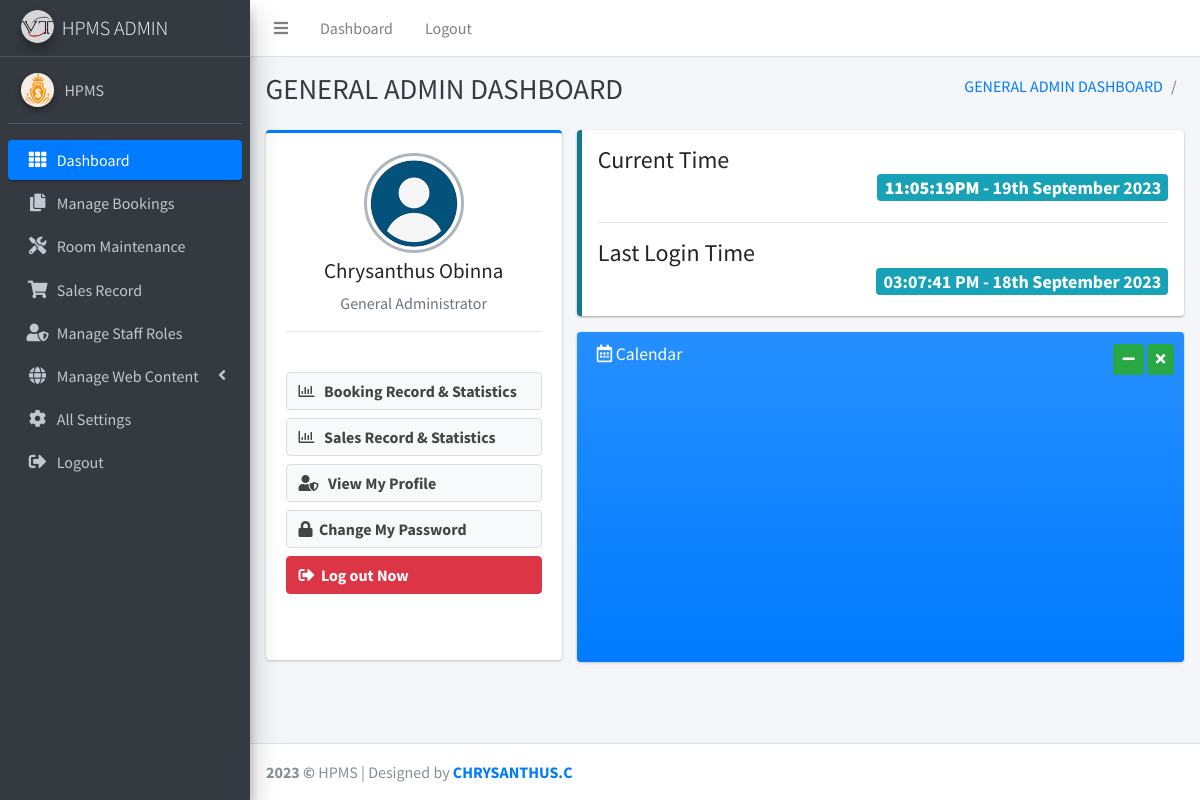
Screenshot of /admin06/index.php (signed in) with the database file from the repository.
### tables this page shows
CREATE TABLE `staff` (
  `id` bigint(50) NOT NULL,
  `email_address` text NOT NULL,
  `password` text NOT NULL,
  `full_name` text NOT NULL,
  `phone_number` text NOT NULL,
  `house_address` text NOT NULL,
  `main_role` text NOT NULL,
  `access_booking_record_statistics` int(11) NOT NULL DEFAULT 0,
  `access_sales_record_statistics` int(11) NOT NULL DEFAULT 0,
  `access_laundry_record_statistics` int(11) NOT NULL DEFAULT 0,
  `access_paystack` int(11) NOT NULL DEFAULT 0,
  `access_communicaton` int(11) NOT NULL DEFAULT 0,
  `access_website_management` int(11) NOT NULL DEFAULT 0,
  `last_online_time` int(11) NOT NULL DEFAULT 0
);

CREATE TABLE `staff_last_login_date` (
  `id` bigint(50) NOT NULL,
  `email_address` text NOT NULL,
  `time_date` text NOT NULL
);

### admin06/user_inc.php (called while the page is built, shortened)
<?php
$logged_user =  $_SESSION['user'];
$query_staff_info=mysqli_fetch_assoc(mysqli_query($con,"SELECT * FROM staff WHERE email_address='$logged_user'"))or die(mysqli_error($con));
  $staff_full_name_x					=			$query_staff_info['full_name'];
  $main_role_x							=			$query_staff_info['main_role'];
?>

### functions.php (called while the page is built, shortened)
<?php
	function clean_output($string)
	{
	$string=stripslashes($string);
	return htmlentities($string);
 	}
?>

### set.php (called while the page is built, shortened)
<?php
	$site_title 					= "HPMS";
?>

### admin06/index.php (the view, shortened to what this page needs)
<?php
include("../set.php");
include("../functions.php");
include("user_inc.php");
		if($main_role_x 				== 			"regular_staff")
		{
			$dept						=			"Regular Staff";
			$header_text_1				=			"REGULAR STAFF DASHBOARD";
			$header_text_2				=			"Regular Staff Dashboard";
			$functional_btn				=			" ";
		}
		elseif($main_role_x 			==			"general_admin")
		{
			$dept						=			"General Administrator";
			$header_text_1				=			"GENERAL ADMIN DASHBOARD";
			$functional_btn				=			" <a href='manage_bookings_record_statistics.php' class='text-left btn btn-default btn-block'>
													<i class='far fa-chart-bar'></i> &nbsp;
													<b>Booking Record & Statistics</b>
													</a>
													<a href='manage_sales_record_statistics.php' class='text-left btn btn-default btn-block'>
													<i class='far fa-chart-bar'></i> &nbsp;
													<b>Sales Record & Statistics</b>
													</a>
													";
		}
$q_staff_last_login_date=mysqli_query($con,"SELECT * FROM staff_last_login_date WHERE email_address ='$_SESSION[user]' ");
$num_rows	=	mysqli_num_rows($q_staff_last_login_date);
	if($num_rows=='1')
	{
	$q_last_login_date=mysqli_fetch_assoc(mysqli_query($con,"SELECT * FROM staff_last_login_date WHERE  email_address='$_SESSION[user]' ORDER BY id DESC LIMIT 1"));
	$time_date						=			clean_output($q_last_login_date['time_date']);
	}
?>
<!DOCTYPE html>
<html>
<head>
  <link rel="stylesheet" href="../_source/plugins/fontawesome-free/css/all.min.css">
  <link rel="stylesheet" href="https://code.ionicframework.com/ionicons/2.0.1/css/ionicons.min.css">
  <link rel="stylesheet" href="../_source/plugins/tempusdominus-bootstrap-4/css/tempusdominus-bootstrap-4.min.css">
  <link rel="stylesheet" href="../_source/plugins/icheck-bootstrap/icheck-bootstrap.min.css">
  <link rel="stylesheet" href="../_source/plugins/jqvmap/jqvmap.min.css">
  <link rel="stylesheet" href="../_source/dist/css/adminlte.min.css">
  <link rel="stylesheet" href="../_source/plugins/overlayScrollbars/css/OverlayScrollbars.min.css">
  <link rel="stylesheet" href="../_source/plugins/daterangepicker/daterangepicker.css">
  <link rel="stylesheet" href="../_source/plugins/summernote/summernote-bs4.css">
<link href="../_source/plugins/jquery-datepicker/jquery-ui.css" rel="stylesheet" type="text/css">
 	 <link rel="stylesheet" href="css-loader-master/dist/css-loader.css">
</head>
<body onload="update_online_presence();  update_active_link(); startTime();" class="hold-transition sidebar-mini layout-fixed layout-navbar-fixed">
<div class="wrapper">
  <nav class="main-header navbar navbar-expand navbar-white navbar-light">
    <ul class="navbar-nav">
      <li class="nav-item">
        <a class="nav-link" data-widget="pushmenu" href="#"><i class="fas fa-bars"></i></a>
      </li>
      <li class="nav-item d-none d-sm-inline-block">
        <a href="index.php" class="nav-link">Dashboard</a>
      </li>
      <li class="nav-item d-none d-sm-inline-block">
        <a href="exit.php" class="nav-link">Logout</a>
      </li>
    </ul>
   </nav>
<?php include("side_bar.php"); ?>
  <div class="content-wrapper">
    <div class="content-header">
      <div class="container-fluid">
        <div class="row mb-2">
          <div class="col-sm-6">
            <h1 class="m-0 text-dark"><?php echo $header_text_1; ?></h1>
          </div>
        <div class="col-sm-6">
            <ol class="breadcrumb float-sm-right">
              <li class="breadcrumb-item"><a href="index.php"><?php echo $header_text_1; ?></a></li>
              <li class="breadcrumb-item active"></li>
            </ol>
          </div>
        </div>
      </div>
    </div>
    <section class="content">
      <div class="container-fluid">
         <div class="row">
         <div class="col-md-4">
            <div class="card card-primary card-outline" style="height:530px;">
              <div class="card-body box-profile">
                <div class="text-center">
                  <img class="profile-user-img img-fluid img-circle"
                       src="../_source/dist/img/user2-160x160.jpg"
                       alt="User profile picture">
                </div>
                <h3 class="profile-username text-center"><?php echo $staff_full_name_x; ?></h3>
                <p class="text-muted text-center"><?php echo $dept; ?></p>
				<hr/>
 <br/>
               <?php echo $functional_btn; ?>
                <a href="#"  data-toggle='modal' data-target='#modal-profile'  class="text-left btn btn-default btn-block">
				<i class="fas fa-user-shield"></i> &nbsp;
				<b>View My Profile</b>
				</a>
                <a href="#"  data-toggle='modal' data-target='#change-password'  class="text-left btn btn-default btn-block">
				<i class="fas fa-lock"></i>&nbsp;
				<b>Change My Password</b></a>
                <a href="logout.php" onclick="if (confirm('Are you Sure you want to Log out Now?')){return true;}else{event.stopPropagation(); event.preventDefault();};"  class="text-left btn btn-danger btn-block">
				<i class="fas fa-sign-out-alt"></i>&nbsp;
				<b>Log out Now</b></a>
              </div>
            </div>
		 </div>
         <div class="col-md-8">
			<div class="callout callout-info">
                <h4> Current Time    <br/><span class="badge bg-info float-right"><b id="txt_time"></b> - <?php echo date('jS F Y',time()); ?> </span></h4>
				<br/> <hr/>
                <h4> Last Login Time  <br/><span class="badge bg-info float-right"><?php echo $time_date; ?></span></h4>
				<br/>
              </div>
            <div class="card bg-gradient-primary" style="height:330px;">
              <div class="card-header border-0">
                <h3 class="card-title">
                  <i class="far fa-calendar-alt"></i>
                  Calendar
                </h3>
                <div class="card-tools">
                  <button type="button" class="btn btn-success btn-sm"  >
                    <i class="fas fa-minus"></i>
                  </button>
                  <button type="button" class="btn btn-success btn-sm" >
                    <i class="fas fa-times"></i>
                  </button>
                </div>
              </div>
              <div class="card-body pt-0">
              </div>
            </div>
		 </div>
		</div>
<br/>
      </div>
    </section>
  </div>
  <footer class="main-footer">
    <strong><script>document.write(new Date().getFullYear());</script> &copy;  </strong>
    <?php echo $site_title; ?>  | Designed by <a href="https://www.linkedin.com/in/chrysanthus-obinna/" target="_blank"><b>CHRYSANTHUS.C</b></a>
  </footer>
</div>
<link href="js/jquery-ui.css" rel="stylesheet" type="text/css">
</body>
</html>

### rows the page displays
staff: main_role "GENERAL ADMIN DASHBOARD", full_name "Chrysanthus Obinna", main_role "General Administrator"
staff_last_login_date: time_date "03:07:41 PM - 18th September 2023"

### other values shown
$velitech_software_name "HPMS ADMIN"
$site_title "HPMS"
